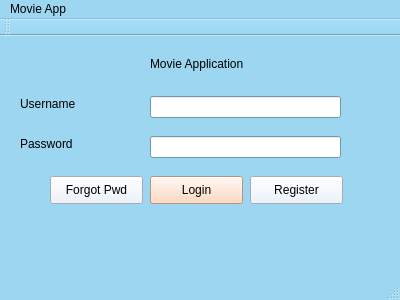
<?xml version="1.0" encoding="UTF-8"?>
<ui version="4.0">
 <class>MainWindow</class>
 <widget class="QMainWindow" name="MainWindow">
  <property name="geometry">
   <rect>
    <x>0</x>
    <y>0</y>
    <width>400</width>
    <height>300</height>
   </rect>
  </property>
  <property name="palette">
   <palette>
    <active>
     <colorrole role="WindowText">
      <brush brushstyle="SolidPattern">
       <color alpha="255">
        <red>0</red>
        <green>0</green>
        <blue>0</blue>
       </color>
      </brush>
     </colorrole>
     <colorrole role="Button">
      <brush brushstyle="SolidPattern">
       <color alpha="255">
        <red>157</red>
        <green>214</green>
        <blue>240</blue>
       </color>
      </brush>
     </colorrole>
     <colorrole role="Light">
      <brush brushstyle="SolidPattern">
       <color alpha="255">
        <red>255</red>
        <green>255</green>
        <blue>255</blue>
       </color>
      </brush>
     </colorrole>
     <colorrole role="Midlight">
      <brush brushstyle="SolidPattern">
       <color alpha="255">
        <red>206</red>
        <green>234</green>
        <blue>247</blue>
       </color>
      </brush>
     </colorrole>
     <colorrole role="Dark">
      <brush brushstyle="SolidPattern">
       <color alpha="255">
        <red>78</red>
        <green>107</green>
        <blue>120</blue>
       </color>
      </brush>
     </colorrole>
     <colorrole role="Mid">
      <brush brushstyle="SolidPattern">
       <color alpha="255">
        <red>105</red>
        <green>143</green>
        <blue>160</blue>
       </color>
      </brush>
     </colorrole>
     <colorrole role="Text">
      <brush brushstyle="SolidPattern">
       <color alpha="255">
        <red>0</red>
        <green>0</green>
        <blue>0</blue>
       </color>
      </brush>
     </colorrole>
     <colorrole role="BrightText">
      <brush brushstyle="SolidPattern">
       <color alpha="255">
        <red>255</red>
        <green>255</green>
        <blue>255</blue>
       </color>
      </brush>
     </colorrole>
     <colorrole role="ButtonText">
      <brush brushstyle="SolidPattern">
       <color alpha="255">
        <red>0</red>
        <green>0</green>
        <blue>0</blue>
       </color>
      </brush>
     </colorrole>
     <colorrole role="Base">
      <brush brushstyle="SolidPattern">
       <color alpha="255">
        <red>255</red>
        <green>255</green>
        <blue>255</blue>
       </color>
      </brush>
     </colorrole>
     <colorrole role="Window">
      <brush brushstyle="SolidPattern">
       <color alpha="255">
        <red>157</red>
        <green>214</green>
        <blue>240</blue>
       </color>
      </brush>
     </colorrole>
     <colorrole role="Shadow">
      <brush brushstyle="SolidPattern">
       <color alpha="255">
        <red>0</red>
        <green>0</green>
        <blue>0</blue>
       </color>
      </brush>
     </colorrole>
     <colorrole role="AlternateBase">
      <brush brushstyle="SolidPattern">
       <color alpha="255">
        <red>206</red>
        <green>234</green>
        <blue>247</blue>
       </color>
      </brush>
     </colorrole>
     <colorrole role="ToolTipBase">
      <brush brushstyle="SolidPattern">
       <color alpha="255">
        <red>255</red>
        <green>255</green>
        <blue>220</blue>
       </color>
      </brush>
     </colorrole>
     <colorrole role="ToolTipText">
      <brush brushstyle="SolidPattern">
       <color alpha="255">
        <red>0</red>
        <green>0</green>
        <blue>0</blue>
       </color>
      </brush>
     </colorrole>
    </active>
    <inactive>
     <colorrole role="WindowText">
      <brush brushstyle="SolidPattern">
       <color alpha="255">
        <red>0</red>
        <green>0</green>
        <blue>0</blue>
       </color>
      </brush>
     </colorrole>
     <colorrole role="Button">
      <brush brushstyle="SolidPattern">
       <color alpha="255">
        <red>157</red>
        <green>214</green>
        <blue>240</blue>
       </color>
      </brush>
     </colorrole>
     <colorrole role="Light">
      <brush brushstyle="SolidPattern">
       <color alpha="255">
        <red>255</red>
        <green>255</green>
        <blue>255</blue>
       </color>
      </brush>
     </colorrole>
     <colorrole role="Midlight">
      <brush brushstyle="SolidPattern">
       <color alpha="255">
        <red>206</red>
        <green>234</green>
        <blue>247</blue>
       </color>
      </brush>
     </colorrole>
     <colorrole role="Dark">
      <brush brushstyle="SolidPattern">
       <color alpha="255">
        <red>78</red>
        <green>107</green>
        <blue>120</blue>
       </color>
      </brush>
     </colorrole>
     <colorrole role="Mid">
      <brush brushstyle="SolidPattern">
       <color alpha="255">
        <red>105</red>
        <green>143</green>
        <blue>160</blue>
       </color>
      </brush>
     </colorrole>
     <colorrole role="Text">
      <brush brushstyle="SolidPattern">
       <color alpha="255">
        <red>0</red>
        <green>0</green>
        <blue>0</blue>
       </color>
      </brush>
     </colorrole>
     <colorrole role="BrightText">
      <brush brushstyle="SolidPattern">
       <color alpha="255">
        <red>255</red>
        <green>255</green>
        <blue>255</blue>
       </color>
      </brush>
     </colorrole>
     <colorrole role="ButtonText">
      <brush brushstyle="SolidPattern">
       <color alpha="255">
        <red>0</red>
        <green>0</green>
        <blue>0</blue>
       </color>
      </brush>
     </colorrole>
     <colorrole role="Base">
      <brush brushstyle="SolidPattern">
       <color alpha="255">
        <red>255</red>
        <green>255</green>
        <blue>255</blue>
       </color>
      </brush>
     </colorrole>
     <colorrole role="Window">
      <brush brushstyle="SolidPattern">
       <color alpha="255">
        <red>157</red>
        <green>214</green>
        <blue>240</blue>
       </color>
      </brush>
     </colorrole>
     <colorrole role="Shadow">
      <brush brushstyle="SolidPattern">
       <color alpha="255">
        <red>0</red>
        <green>0</green>
        <blue>0</blue>
       </color>
      </brush>
     </colorrole>
     <colorrole role="AlternateBase">
      <brush brushstyle="SolidPattern">
       <color alpha="255">
        <red>206</red>
        <green>234</green>
        <blue>247</blue>
       </color>
      </brush>
     </colorrole>
     <colorrole role="ToolTipBase">
      <brush brushstyle="SolidPattern">
       <color alpha="255">
        <red>255</red>
        <green>255</green>
        <blue>220</blue>
       </color>
      </brush>
     </colorrole>
     <colorrole role="ToolTipText">
      <brush brushstyle="SolidPattern">
       <color alpha="255">
        <red>0</red>
        <green>0</green>
        <blue>0</blue>
       </color>
      </brush>
     </colorrole>
    </inactive>
    <disabled>
     <colorrole role="WindowText">
      <brush brushstyle="SolidPattern">
       <color alpha="255">
        <red>78</red>
        <green>107</green>
        <blue>120</blue>
       </color>
      </brush>
     </colorrole>
     <colorrole role="Button">
      <brush brushstyle="SolidPattern">
       <color alpha="255">
        <red>157</red>
        <green>214</green>
        <blue>240</blue>
       </color>
      </brush>
     </colorrole>
     <colorrole role="Light">
      <brush brushstyle="SolidPattern">
       <color alpha="255">
        <red>255</red>
        <green>255</green>
        <blue>255</blue>
       </color>
      </brush>
     </colorrole>
     <colorrole role="Midlight">
      <brush brushstyle="SolidPattern">
       <color alpha="255">
        <red>206</red>
        <green>234</green>
        <blue>247</blue>
       </color>
      </brush>
     </colorrole>
     <colorrole role="Dark">
      <brush brushstyle="SolidPattern">
       <color alpha="255">
        <red>78</red>
        <green>107</green>
        <blue>120</blue>
       </color>
      </brush>
     </colorrole>
     <colorrole role="Mid">
      <brush brushstyle="SolidPattern">
       <color alpha="255">
        <red>105</red>
        <green>143</green>
        <blue>160</blue>
       </color>
      </brush>
     </colorrole>
     <colorrole role="Text">
      <brush brushstyle="SolidPattern">
       <color alpha="255">
        <red>78</red>
        <green>107</green>
        <blue>120</blue>
       </color>
      </brush>
     </colorrole>
     <colorrole role="BrightText">
      <brush brushstyle="SolidPattern">
       <color alpha="255">
        <red>255</red>
        <green>255</green>
        <blue>255</blue>
       </color>
      </brush>
     </colorrole>
     <colorrole role="ButtonText">
      <brush brushstyle="SolidPattern">
       <color alpha="255">
        <red>78</red>
        <green>107</green>
        <blue>120</blue>
       </color>
      </brush>
     </colorrole>
     <colorrole role="Base">
      <brush brushstyle="SolidPattern">
       <color alpha="255">
        <red>157</red>
        <green>214</green>
        <blue>240</blue>
       </color>
      </brush>
     </colorrole>
     <colorrole role="Window">
      <brush brushstyle="SolidPattern">
       <color alpha="255">
        <red>157</red>
        <green>214</green>
        <blue>240</blue>
       </color>
      </brush>
     </colorrole>
     <colorrole role="Shadow">
      <brush brushstyle="SolidPattern">
       <color alpha="255">
        <red>0</red>
        <green>0</green>
        <blue>0</blue>
       </color>
      </brush>
     </colorrole>
     <colorrole role="AlternateBase">
      <brush brushstyle="SolidPattern">
       <color alpha="255">
        <red>157</red>
        <green>214</green>
        <blue>240</blue>
       </color>
      </brush>
     </colorrole>
     <colorrole role="ToolTipBase">
      <brush brushstyle="SolidPattern">
       <color alpha="255">
        <red>255</red>
        <green>255</green>
        <blue>220</blue>
       </color>
      </brush>
     </colorrole>
     <colorrole role="ToolTipText">
      <brush brushstyle="SolidPattern">
       <color alpha="255">
        <red>0</red>
        <green>0</green>
        <blue>0</blue>
       </color>
      </brush>
     </colorrole>
    </disabled>
   </palette>
  </property>
  <property name="windowTitle">
   <string>MainWindow</string>
  </property>
  <widget class="QWidget" name="centralWidget">
   <widget class="QLineEdit" name="username">
    <property name="geometry">
     <rect>
      <x>150</x>
      <y>60</y>
      <width>191</width>
      <height>22</height>
     </rect>
    </property>
   </widget>
   <widget class="QPushButton" name="btnRegister">
    <property name="geometry">
     <rect>
      <x>250</x>
      <y>140</y>
      <width>93</width>
      <height>28</height>
     </rect>
    </property>
    <property name="palette">
     <palette>
      <active>
       <colorrole role="WindowText">
        <brush brushstyle="SolidPattern">
         <color alpha="255">
          <red>0</red>
          <green>0</green>
          <blue>0</blue>
         </color>
        </brush>
       </colorrole>
       <colorrole role="Button">
        <brush brushstyle="SolidPattern">
         <color alpha="255">
          <red>233</red>
          <green>241</green>
          <blue>255</blue>
         </color>
        </brush>
       </colorrole>
       <colorrole role="Light">
        <brush brushstyle="SolidPattern">
         <color alpha="255">
          <red>255</red>
          <green>255</green>
          <blue>255</blue>
         </color>
        </brush>
       </colorrole>
       <colorrole role="Midlight">
        <brush brushstyle="SolidPattern">
         <color alpha="255">
          <red>244</red>
          <green>248</green>
          <blue>255</blue>
         </color>
        </brush>
       </colorrole>
       <colorrole role="Dark">
        <brush brushstyle="SolidPattern">
         <color alpha="255">
          <red>116</red>
          <green>120</green>
          <blue>127</blue>
         </color>
        </brush>
       </colorrole>
       <colorrole role="Mid">
        <brush brushstyle="SolidPattern">
         <color alpha="255">
          <red>155</red>
          <green>161</green>
          <blue>170</blue>
         </color>
        </brush>
       </colorrole>
       <colorrole role="Text">
        <brush brushstyle="SolidPattern">
         <color alpha="255">
          <red>0</red>
          <green>0</green>
          <blue>0</blue>
         </color>
        </brush>
       </colorrole>
       <colorrole role="BrightText">
        <brush brushstyle="SolidPattern">
         <color alpha="255">
          <red>255</red>
          <green>255</green>
          <blue>255</blue>
         </color>
        </brush>
       </colorrole>
       <colorrole role="ButtonText">
        <brush brushstyle="SolidPattern">
         <color alpha="255">
          <red>0</red>
          <green>0</green>
          <blue>0</blue>
         </color>
        </brush>
       </colorrole>
       <colorrole role="Base">
        <brush brushstyle="SolidPattern">
         <color alpha="255">
          <red>255</red>
          <green>255</green>
          <blue>255</blue>
         </color>
        </brush>
       </colorrole>
       <colorrole role="Window">
        <brush brushstyle="SolidPattern">
         <color alpha="255">
          <red>233</red>
          <green>241</green>
          <blue>255</blue>
         </color>
        </brush>
       </colorrole>
       <colorrole role="Shadow">
        <brush brushstyle="SolidPattern">
         <color alpha="255">
          <red>0</red>
          <green>0</green>
          <blue>0</blue>
         </color>
        </brush>
       </colorrole>
       <colorrole role="AlternateBase">
        <brush brushstyle="SolidPattern">
         <color alpha="255">
          <red>244</red>
          <green>248</green>
          <blue>255</blue>
         </color>
        </brush>
       </colorrole>
       <colorrole role="ToolTipBase">
        <brush brushstyle="SolidPattern">
         <color alpha="255">
          <red>255</red>
          <green>255</green>
          <blue>220</blue>
         </color>
        </brush>
       </colorrole>
       <colorrole role="ToolTipText">
        <brush brushstyle="SolidPattern">
         <color alpha="255">
          <red>0</red>
          <green>0</green>
          <blue>0</blue>
         </color>
        </brush>
       </colorrole>
      </active>
      <inactive>
       <colorrole role="WindowText">
        <brush brushstyle="SolidPattern">
         <color alpha="255">
          <red>0</red>
          <green>0</green>
          <blue>0</blue>
         </color>
        </brush>
       </colorrole>
       <colorrole role="Button">
        <brush brushstyle="SolidPattern">
         <color alpha="255">
          <red>233</red>
          <green>241</green>
          <blue>255</blue>
         </color>
        </brush>
       </colorrole>
       <colorrole role="Light">
        <brush brushstyle="SolidPattern">
         <color alpha="255">
          <red>255</red>
          <green>255</green>
          <blue>255</blue>
         </color>
        </brush>
       </colorrole>
       <colorrole role="Midlight">
        <brush brushstyle="SolidPattern">
         <color alpha="255">
          <red>244</red>
          <green>248</green>
          <blue>255</blue>
         </color>
        </brush>
       </colorrole>
       <colorrole role="Dark">
        <brush brushstyle="SolidPattern">
         <color alpha="255">
          <red>116</red>
          <green>120</green>
          <blue>127</blue>
         </color>
        </brush>
       </colorrole>
       <colorrole role="Mid">
        <brush brushstyle="SolidPattern">
         <color alpha="255">
          <red>155</red>
          <green>161</green>
          <blue>170</blue>
         </color>
        </brush>
       </colorrole>
       <colorrole role="Text">
        <brush brushstyle="SolidPattern">
         <color alpha="255">
          <red>0</red>
          <green>0</green>
          <blue>0</blue>
         </color>
        </brush>
       </colorrole>
       <colorrole role="BrightText">
        <brush brushstyle="SolidPattern">
         <color alpha="255">
          <red>255</red>
          <green>255</green>
          <blue>255</blue>
         </color>
        </brush>
       </colorrole>
       <colorrole role="ButtonText">
        <brush brushstyle="SolidPattern">
         <color alpha="255">
          <red>0</red>
          <green>0</green>
          <blue>0</blue>
         </color>
        </brush>
       </colorrole>
       <colorrole role="Base">
        <brush brushstyle="SolidPattern">
         <color alpha="255">
          <red>255</red>
          <green>255</green>
          <blue>255</blue>
         </color>
        </brush>
       </colorrole>
       <colorrole role="Window">
        <brush brushstyle="SolidPattern">
         <color alpha="255">
          <red>233</red>
          <green>241</green>
          <blue>255</blue>
         </color>
        </brush>
       </colorrole>
       <colorrole role="Shadow">
        <brush brushstyle="SolidPattern">
         <color alpha="255">
          <red>0</red>
          <green>0</green>
          <blue>0</blue>
         </color>
        </brush>
       </colorrole>
       <colorrole role="AlternateBase">
        <brush brushstyle="SolidPattern">
         <color alpha="255">
          <red>244</red>
          <green>248</green>
          <blue>255</blue>
         </color>
        </brush>
       </colorrole>
       <colorrole role="ToolTipBase">
        <brush brushstyle="SolidPattern">
         <color alpha="255">
          <red>255</red>
          <green>255</green>
          <blue>220</blue>
         </color>
        </brush>
       </colorrole>
       <colorrole role="ToolTipText">
        <brush brushstyle="SolidPattern">
         <color alpha="255">
          <red>0</red>
          <green>0</green>
          <blue>0</blue>
         </color>
        </brush>
       </colorrole>
      </inactive>
      <disabled>
       <colorrole role="WindowText">
        <brush brushstyle="SolidPattern">
         <color alpha="255">
          <red>116</red>
          <green>120</green>
          <blue>127</blue>
         </color>
        </brush>
       </colorrole>
       <colorrole role="Button">
        <brush brushstyle="SolidPattern">
         <color alpha="255">
          <red>233</red>
          <green>241</green>
          <blue>255</blue>
         </color>
        </brush>
       </colorrole>
       <colorrole role="Light">
        <brush brushstyle="SolidPattern">
         <color alpha="255">
          <red>255</red>
          <green>255</green>
          <blue>255</blue>
         </color>
        </brush>
       </colorrole>
       <colorrole role="Midlight">
        <brush brushstyle="SolidPattern">
         <color alpha="255">
          <red>244</red>
          <green>248</green>
          <blue>255</blue>
         </color>
        </brush>
       </colorrole>
       <colorrole role="Dark">
        <brush brushstyle="SolidPattern">
         <color alpha="255">
          <red>116</red>
          <green>120</green>
          <blue>127</blue>
         </color>
        </brush>
       </colorrole>
       <colorrole role="Mid">
        <brush brushstyle="SolidPattern">
         <color alpha="255">
          <red>155</red>
          <green>161</green>
          <blue>170</blue>
         </color>
        </brush>
       </colorrole>
       <colorrole role="Text">
        <brush brushstyle="SolidPattern">
         <color alpha="255">
          <red>116</red>
          <green>120</green>
          <blue>127</blue>
         </color>
        </brush>
       </colorrole>
       <colorrole role="BrightText">
        <brush brushstyle="SolidPattern">
         <color alpha="255">
          <red>255</red>
          <green>255</green>
          <blue>255</blue>
         </color>
        </brush>
       </colorrole>
       <colorrole role="ButtonText">
        <brush brushstyle="SolidPattern">
         <color alpha="255">
          <red>116</red>
          <green>120</green>
          <blue>127</blue>
         </color>
        </brush>
       </colorrole>
       <colorrole role="Base">
        <brush brushstyle="SolidPattern">
         <color alpha="255">
          <red>233</red>
          <green>241</green>
          <blue>255</blue>
         </color>
        </brush>
       </colorrole>
       <colorrole role="Window">
        <brush brushstyle="SolidPattern">
         <color alpha="255">
          <red>233</red>
          <green>241</green>
          <blue>255</blue>
         </color>
        </brush>
       </colorrole>
       <colorrole role="Shadow">
        <brush brushstyle="SolidPattern">
         <color alpha="255">
          <red>0</red>
          <green>0</green>
          <blue>0</blue>
         </color>
        </brush>
       </colorrole>
       <colorrole role="AlternateBase">
        <brush brushstyle="SolidPattern">
         <color alpha="255">
          <red>233</red>
          <green>241</green>
          <blue>255</blue>
         </color>
        </brush>
       </colorrole>
       <colorrole role="ToolTipBase">
        <brush brushstyle="SolidPattern">
         <color alpha="255">
          <red>255</red>
          <green>255</green>
          <blue>220</blue>
         </color>
        </brush>
       </colorrole>
       <colorrole role="ToolTipText">
        <brush brushstyle="SolidPattern">
         <color alpha="255">
          <red>0</red>
          <green>0</green>
          <blue>0</blue>
         </color>
        </brush>
       </colorrole>
      </disabled>
     </palette>
    </property>
    <property name="text">
     <string>Register</string>
    </property>
   </widget>
   <widget class="QLabel" name="label_2">
    <property name="geometry">
     <rect>
      <x>20</x>
      <y>60</y>
      <width>101</width>
      <height>16</height>
     </rect>
    </property>
    <property name="text">
     <string>Username</string>
    </property>
   </widget>
   <widget class="QLabel" name="label_3">
    <property name="geometry">
     <rect>
      <x>20</x>
      <y>100</y>
      <width>111</width>
      <height>16</height>
     </rect>
    </property>
    <property name="text">
     <string>Password</string>
    </property>
   </widget>
   <widget class="QLineEdit" name="password">
    <property name="geometry">
     <rect>
      <x>150</x>
      <y>100</y>
      <width>191</width>
      <height>22</height>
     </rect>
    </property>
   </widget>
   <widget class="QPushButton" name="edtFpwd">
    <property name="geometry">
     <rect>
      <x>50</x>
      <y>140</y>
      <width>93</width>
      <height>28</height>
     </rect>
    </property>
    <property name="palette">
     <palette>
      <active>
       <colorrole role="WindowText">
        <brush brushstyle="SolidPattern">
         <color alpha="255">
          <red>0</red>
          <green>0</green>
          <blue>0</blue>
         </color>
        </brush>
       </colorrole>
       <colorrole role="Button">
        <brush brushstyle="SolidPattern">
         <color alpha="255">
          <red>233</red>
          <green>241</green>
          <blue>255</blue>
         </color>
        </brush>
       </colorrole>
       <colorrole role="Light">
        <brush brushstyle="SolidPattern">
         <color alpha="255">
          <red>255</red>
          <green>255</green>
          <blue>255</blue>
         </color>
        </brush>
       </colorrole>
       <colorrole role="Midlight">
        <brush brushstyle="SolidPattern">
         <color alpha="255">
          <red>244</red>
          <green>248</green>
          <blue>255</blue>
         </color>
        </brush>
       </colorrole>
       <colorrole role="Dark">
        <brush brushstyle="SolidPattern">
         <color alpha="255">
          <red>116</red>
          <green>120</green>
          <blue>127</blue>
         </color>
        </brush>
       </colorrole>
       <colorrole role="Mid">
        <brush brushstyle="SolidPattern">
         <color alpha="255">
          <red>155</red>
          <green>161</green>
          <blue>170</blue>
         </color>
        </brush>
       </colorrole>
       <colorrole role="Text">
        <brush brushstyle="SolidPattern">
         <color alpha="255">
          <red>0</red>
          <green>0</green>
          <blue>0</blue>
         </color>
        </brush>
       </colorrole>
       <colorrole role="BrightText">
        <brush brushstyle="SolidPattern">
         <color alpha="255">
          <red>255</red>
          <green>255</green>
          <blue>255</blue>
         </color>
        </brush>
       </colorrole>
       <colorrole role="ButtonText">
        <brush brushstyle="SolidPattern">
         <color alpha="255">
          <red>0</red>
          <green>0</green>
          <blue>0</blue>
         </color>
        </brush>
       </colorrole>
       <colorrole role="Base">
        <brush brushstyle="SolidPattern">
         <color alpha="255">
          <red>255</red>
          <green>255</green>
          <blue>255</blue>
         </color>
        </brush>
       </colorrole>
       <colorrole role="Window">
        <brush brushstyle="SolidPattern">
         <color alpha="255">
          <red>233</red>
          <green>241</green>
          <blue>255</blue>
         </color>
        </brush>
       </colorrole>
       <colorrole role="Shadow">
        <brush brushstyle="SolidPattern">
         <color alpha="255">
          <red>0</red>
          <green>0</green>
          <blue>0</blue>
         </color>
        </brush>
       </colorrole>
       <colorrole role="AlternateBase">
        <brush brushstyle="SolidPattern">
         <color alpha="255">
          <red>244</red>
          <green>248</green>
          <blue>255</blue>
         </color>
        </brush>
       </colorrole>
       <colorrole role="ToolTipBase">
        <brush brushstyle="SolidPattern">
         <color alpha="255">
          <red>255</red>
          <green>255</green>
          <blue>220</blue>
         </color>
        </brush>
       </colorrole>
       <colorrole role="ToolTipText">
        <brush brushstyle="SolidPattern">
         <color alpha="255">
          <red>0</red>
          <green>0</green>
          <blue>0</blue>
         </color>
        </brush>
       </colorrole>
      </active>
      <inactive>
       <colorrole role="WindowText">
        <brush brushstyle="SolidPattern">
         <color alpha="255">
          <red>0</red>
          <green>0</green>
          <blue>0</blue>
         </color>
        </brush>
       </colorrole>
       <colorrole role="Button">
        <brush brushstyle="SolidPattern">
         <color alpha="255">
          <red>233</red>
          <green>241</green>
          <blue>255</blue>
         </color>
        </brush>
       </colorrole>
       <colorrole role="Light">
        <brush brushstyle="SolidPattern">
         <color alpha="255">
          <red>255</red>
          <green>255</green>
          <blue>255</blue>
         </color>
        </brush>
       </colorrole>
       <colorrole role="Midlight">
        <brush brushstyle="SolidPattern">
         <color alpha="255">
          <red>244</red>
          <green>248</green>
          <blue>255</blue>
         </color>
        </brush>
       </colorrole>
       <colorrole role="Dark">
        <brush brushstyle="SolidPattern">
         <color alpha="255">
          <red>116</red>
          <green>120</green>
          <blue>127</blue>
         </color>
        </brush>
       </colorrole>
       <colorrole role="Mid">
        <brush brushstyle="SolidPattern">
         <color alpha="255">
          <red>155</red>
          <green>161</green>
          <blue>170</blue>
         </color>
        </brush>
       </colorrole>
       <colorrole role="Text">
        <brush brushstyle="SolidPattern">
         <color alpha="255">
          <red>0</red>
          <green>0</green>
          <blue>0</blue>
         </color>
        </brush>
       </colorrole>
       <colorrole role="BrightText">
        <brush brushstyle="SolidPattern">
         <color alpha="255">
          <red>255</red>
          <green>255</green>
          <blue>255</blue>
         </color>
        </brush>
       </colorrole>
       <colorrole role="ButtonText">
        <brush brushstyle="SolidPattern">
         <color alpha="255">
          <red>0</red>
          <green>0</green>
          <blue>0</blue>
         </color>
        </brush>
       </colorrole>
       <colorrole role="Base">
        <brush brushstyle="SolidPattern">
         <color alpha="255">
          <red>255</red>
          <green>255</green>
          <blue>255</blue>
         </color>
        </brush>
       </colorrole>
       <colorrole role="Window">
        <brush brushstyle="SolidPattern">
         <color alpha="255">
          <red>233</red>
          <green>241</green>
          <blue>255</blue>
         </color>
        </brush>
       </colorrole>
       <colorrole role="Shadow">
        <brush brushstyle="SolidPattern">
         <color alpha="255">
          <red>0</red>
          <green>0</green>
          <blue>0</blue>
         </color>
        </brush>
       </colorrole>
       <colorrole role="AlternateBase">
        <brush brushstyle="SolidPattern">
         <color alpha="255">
          <red>244</red>
          <green>248</green>
          <blue>255</blue>
         </color>
        </brush>
       </colorrole>
       <colorrole role="ToolTipBase">
        <brush brushstyle="SolidPattern">
         <color alpha="255">
          <red>255</red>
          <green>255</green>
          <blue>220</blue>
         </color>
        </brush>
       </colorrole>
       <colorrole role="ToolTipText">
        <brush brushstyle="SolidPattern">
         <color alpha="255">
          <red>0</red>
          <green>0</green>
          <blue>0</blue>
         </color>
        </brush>
       </colorrole>
      </inactive>
      <disabled>
       <colorrole role="WindowText">
        <brush brushstyle="SolidPattern">
         <color alpha="255">
          <red>116</red>
          <green>120</green>
          <blue>127</blue>
         </color>
        </brush>
       </colorrole>
       <colorrole role="Button">
        <brush brushstyle="SolidPattern">
         <color alpha="255">
          <red>233</red>
          <green>241</green>
          <blue>255</blue>
         </color>
        </brush>
       </colorrole>
       <colorrole role="Light">
        <brush brushstyle="SolidPattern">
         <color alpha="255">
          <red>255</red>
          <green>255</green>
          <blue>255</blue>
         </color>
        </brush>
       </colorrole>
       <colorrole role="Midlight">
        <brush brushstyle="SolidPattern">
         <color alpha="255">
          <red>244</red>
          <green>248</green>
          <blue>255</blue>
         </color>
        </brush>
       </colorrole>
       <colorrole role="Dark">
        <brush brushstyle="SolidPattern">
         <color alpha="255">
          <red>116</red>
          <green>120</green>
          <blue>127</blue>
         </color>
        </brush>
       </colorrole>
       <colorrole role="Mid">
        <brush brushstyle="SolidPattern">
         <color alpha="255">
          <red>155</red>
          <green>161</green>
          <blue>170</blue>
         </color>
        </brush>
       </colorrole>
       <colorrole role="Text">
        <brush brushstyle="SolidPattern">
         <color alpha="255">
          <red>116</red>
          <green>120</green>
          <blue>127</blue>
         </color>
        </brush>
       </colorrole>
       <colorrole role="BrightText">
        <brush brushstyle="SolidPattern">
         <color alpha="255">
          <red>255</red>
          <green>255</green>
          <blue>255</blue>
         </color>
        </brush>
       </colorrole>
       <colorrole role="ButtonText">
        <brush brushstyle="SolidPattern">
         <color alpha="255">
          <red>116</red>
          <green>120</green>
          <blue>127</blue>
         </color>
        </brush>
       </colorrole>
       <colorrole role="Base">
        <brush brushstyle="SolidPattern">
         <color alpha="255">
          <red>233</red>
          <green>241</green>
          <blue>255</blue>
         </color>
        </brush>
       </colorrole>
       <colorrole role="Window">
        <brush brushstyle="SolidPattern">
         <color alpha="255">
          <red>233</red>
          <green>241</green>
          <blue>255</blue>
         </color>
        </brush>
       </colorrole>
       <colorrole role="Shadow">
        <brush brushstyle="SolidPattern">
         <color alpha="255">
          <red>0</red>
          <green>0</green>
          <blue>0</blue>
         </color>
        </brush>
       </colorrole>
       <colorrole role="AlternateBase">
        <brush brushstyle="SolidPattern">
         <color alpha="255">
          <red>233</red>
          <green>241</green>
          <blue>255</blue>
         </color>
        </brush>
       </colorrole>
       <colorrole role="ToolTipBase">
        <brush brushstyle="SolidPattern">
         <color alpha="255">
          <red>255</red>
          <green>255</green>
          <blue>220</blue>
         </color>
        </brush>
       </colorrole>
       <colorrole role="ToolTipText">
        <brush brushstyle="SolidPattern">
         <color alpha="255">
          <red>0</red>
          <green>0</green>
          <blue>0</blue>
         </color>
        </brush>
       </colorrole>
      </disabled>
     </palette>
    </property>
    <property name="text">
     <string>Forgot Pwd</string>
    </property>
   </widget>
   <widget class="QPushButton" name="pushButton">
    <property name="geometry">
     <rect>
      <x>150</x>
      <y>140</y>
      <width>93</width>
      <height>28</height>
     </rect>
    </property>
    <property name="palette">
     <palette>
      <active>
       <colorrole role="WindowText">
        <brush brushstyle="SolidPattern">
         <color alpha="255">
          <red>0</red>
          <green>0</green>
          <blue>0</blue>
         </color>
        </brush>
       </colorrole>
       <colorrole role="Button">
        <brush brushstyle="SolidPattern">
         <color alpha="255">
          <red>255</red>
          <green>207</green>
          <blue>175</blue>
         </color>
        </brush>
       </colorrole>
       <colorrole role="Light">
        <brush brushstyle="SolidPattern">
         <color alpha="255">
          <red>255</red>
          <green>255</green>
          <blue>255</blue>
         </color>
        </brush>
       </colorrole>
       <colorrole role="Midlight">
        <brush brushstyle="SolidPattern">
         <color alpha="255">
          <red>244</red>
          <green>248</green>
          <blue>255</blue>
         </color>
        </brush>
       </colorrole>
       <colorrole role="Dark">
        <brush brushstyle="SolidPattern">
         <color alpha="255">
          <red>116</red>
          <green>120</green>
          <blue>127</blue>
         </color>
        </brush>
       </colorrole>
       <colorrole role="Mid">
        <brush brushstyle="SolidPattern">
         <color alpha="255">
          <red>155</red>
          <green>161</green>
          <blue>170</blue>
         </color>
        </brush>
       </colorrole>
       <colorrole role="Text">
        <brush brushstyle="SolidPattern">
         <color alpha="255">
          <red>0</red>
          <green>0</green>
          <blue>0</blue>
         </color>
        </brush>
       </colorrole>
       <colorrole role="BrightText">
        <brush brushstyle="SolidPattern">
         <color alpha="255">
          <red>255</red>
          <green>255</green>
          <blue>255</blue>
         </color>
        </brush>
       </colorrole>
       <colorrole role="ButtonText">
        <brush brushstyle="SolidPattern">
         <color alpha="255">
          <red>0</red>
          <green>0</green>
          <blue>0</blue>
         </color>
        </brush>
       </colorrole>
       <colorrole role="Base">
        <brush brushstyle="SolidPattern">
         <color alpha="255">
          <red>255</red>
          <green>207</green>
          <blue>175</blue>
         </color>
        </brush>
       </colorrole>
       <colorrole role="Window">
        <brush brushstyle="SolidPattern">
         <color alpha="255">
          <red>255</red>
          <green>207</green>
          <blue>175</blue>
         </color>
        </brush>
       </colorrole>
       <colorrole role="Shadow">
        <brush brushstyle="SolidPattern">
         <color alpha="255">
          <red>0</red>
          <green>0</green>
          <blue>0</blue>
         </color>
        </brush>
       </colorrole>
       <colorrole role="AlternateBase">
        <brush brushstyle="SolidPattern">
         <color alpha="255">
          <red>244</red>
          <green>248</green>
          <blue>255</blue>
         </color>
        </brush>
       </colorrole>
       <colorrole role="ToolTipBase">
        <brush brushstyle="SolidPattern">
         <color alpha="255">
          <red>255</red>
          <green>255</green>
          <blue>220</blue>
         </color>
        </brush>
       </colorrole>
       <colorrole role="ToolTipText">
        <brush brushstyle="SolidPattern">
         <color alpha="255">
          <red>0</red>
          <green>0</green>
          <blue>0</blue>
         </color>
        </brush>
       </colorrole>
      </active>
      <inactive>
       <colorrole role="WindowText">
        <brush brushstyle="SolidPattern">
         <color alpha="255">
          <red>0</red>
          <green>0</green>
          <blue>0</blue>
         </color>
        </brush>
       </colorrole>
       <colorrole role="Button">
        <brush brushstyle="SolidPattern">
         <color alpha="255">
          <red>255</red>
          <green>207</green>
          <blue>175</blue>
         </color>
        </brush>
       </colorrole>
       <colorrole role="Light">
        <brush brushstyle="SolidPattern">
         <color alpha="255">
          <red>255</red>
          <green>255</green>
          <blue>255</blue>
         </color>
        </brush>
       </colorrole>
       <colorrole role="Midlight">
        <brush brushstyle="SolidPattern">
         <color alpha="255">
          <red>244</red>
          <green>248</green>
          <blue>255</blue>
         </color>
        </brush>
       </colorrole>
       <colorrole role="Dark">
        <brush brushstyle="SolidPattern">
         <color alpha="255">
          <red>116</red>
          <green>120</green>
          <blue>127</blue>
         </color>
        </brush>
       </colorrole>
       <colorrole role="Mid">
        <brush brushstyle="SolidPattern">
         <color alpha="255">
          <red>155</red>
          <green>161</green>
          <blue>170</blue>
         </color>
        </brush>
       </colorrole>
       <colorrole role="Text">
        <brush brushstyle="SolidPattern">
         <color alpha="255">
          <red>0</red>
          <green>0</green>
          <blue>0</blue>
         </color>
        </brush>
       </colorrole>
       <colorrole role="BrightText">
        <brush brushstyle="SolidPattern">
         <color alpha="255">
          <red>255</red>
          <green>255</green>
          <blue>255</blue>
         </color>
        </brush>
       </colorrole>
       <colorrole role="ButtonText">
        <brush brushstyle="SolidPattern">
         <color alpha="255">
          <red>0</red>
          <green>0</green>
          <blue>0</blue>
         </color>
        </brush>
       </colorrole>
       <colorrole role="Base">
        <brush brushstyle="SolidPattern">
         <color alpha="255">
          <red>255</red>
          <green>207</green>
          <blue>175</blue>
         </color>
        </brush>
       </colorrole>
       <colorrole role="Window">
        <brush brushstyle="SolidPattern">
         <color alpha="255">
          <red>255</red>
          <green>207</green>
          <blue>175</blue>
         </color>
        </brush>
       </colorrole>
       <colorrole role="Shadow">
        <brush brushstyle="SolidPattern">
         <color alpha="255">
          <red>0</red>
          <green>0</green>
          <blue>0</blue>
         </color>
        </brush>
       </colorrole>
       <colorrole role="AlternateBase">
        <brush brushstyle="SolidPattern">
         <color alpha="255">
          <red>244</red>
          <green>248</green>
          <blue>255</blue>
         </color>
        </brush>
       </colorrole>
       <colorrole role="ToolTipBase">
        <brush brushstyle="SolidPattern">
         <color alpha="255">
          <red>255</red>
          <green>255</green>
          <blue>220</blue>
         </color>
        </brush>
       </colorrole>
       <colorrole role="ToolTipText">
        <brush brushstyle="SolidPattern">
         <color alpha="255">
          <red>0</red>
          <green>0</green>
          <blue>0</blue>
         </color>
        </brush>
       </colorrole>
      </inactive>
      <disabled>
       <colorrole role="WindowText">
        <brush brushstyle="SolidPattern">
         <color alpha="255">
          <red>116</red>
          <green>120</green>
          <blue>127</blue>
         </color>
        </brush>
       </colorrole>
       <colorrole role="Button">
        <brush brushstyle="SolidPattern">
         <color alpha="255">
          <red>255</red>
          <green>207</green>
          <blue>175</blue>
         </color>
        </brush>
       </colorrole>
       <colorrole role="Light">
        <brush brushstyle="SolidPattern">
         <color alpha="255">
          <red>255</red>
          <green>255</green>
          <blue>255</blue>
         </color>
        </brush>
       </colorrole>
       <colorrole role="Midlight">
        <brush brushstyle="SolidPattern">
         <color alpha="255">
          <red>244</red>
          <green>248</green>
          <blue>255</blue>
         </color>
        </brush>
       </colorrole>
       <colorrole role="Dark">
        <brush brushstyle="SolidPattern">
         <color alpha="255">
          <red>116</red>
          <green>120</green>
          <blue>127</blue>
         </color>
        </brush>
       </colorrole>
       <colorrole role="Mid">
        <brush brushstyle="SolidPattern">
         <color alpha="255">
          <red>155</red>
          <green>161</green>
          <blue>170</blue>
         </color>
        </brush>
       </colorrole>
       <colorrole role="Text">
        <brush brushstyle="SolidPattern">
         <color alpha="255">
          <red>116</red>
          <green>120</green>
          <blue>127</blue>
         </color>
        </brush>
       </colorrole>
       <colorrole role="BrightText">
        <brush brushstyle="SolidPattern">
         <color alpha="255">
          <red>255</red>
          <green>255</green>
          <blue>255</blue>
         </color>
        </brush>
       </colorrole>
       <colorrole role="ButtonText">
        <brush brushstyle="SolidPattern">
         <color alpha="255">
          <red>116</red>
          <green>120</green>
          <blue>127</blue>
         </color>
        </brush>
       </colorrole>
       <colorrole role="Base">
        <brush brushstyle="SolidPattern">
         <color alpha="255">
          <red>255</red>
          <green>207</green>
          <blue>175</blue>
         </color>
        </brush>
       </colorrole>
       <colorrole role="Window">
        <brush brushstyle="SolidPattern">
         <color alpha="255">
          <red>255</red>
          <green>207</green>
          <blue>175</blue>
         </color>
        </brush>
       </colorrole>
       <colorrole role="Shadow">
        <brush brushstyle="SolidPattern">
         <color alpha="255">
          <red>0</red>
          <green>0</green>
          <blue>0</blue>
         </color>
        </brush>
       </colorrole>
       <colorrole role="AlternateBase">
        <brush brushstyle="SolidPattern">
         <color alpha="255">
          <red>233</red>
          <green>241</green>
          <blue>255</blue>
         </color>
        </brush>
       </colorrole>
       <colorrole role="ToolTipBase">
        <brush brushstyle="SolidPattern">
         <color alpha="255">
          <red>255</red>
          <green>255</green>
          <blue>220</blue>
         </color>
        </brush>
       </colorrole>
       <colorrole role="ToolTipText">
        <brush brushstyle="SolidPattern">
         <color alpha="255">
          <red>0</red>
          <green>0</green>
          <blue>0</blue>
         </color>
        </brush>
       </colorrole>
      </disabled>
     </palette>
    </property>
    <property name="autoFillBackground">
     <bool>false</bool>
    </property>
    <property name="styleSheet">
     <string notr="true">background-color: rgb(255, 207, 175);</string>
    </property>
    <property name="text">
     <string>Login</string>
    </property>
   </widget>
   <widget class="QLabel" name="label">
    <property name="geometry">
     <rect>
      <x>150</x>
      <y>20</y>
      <width>171</width>
      <height>16</height>
     </rect>
    </property>
    <property name="text">
     <string>Movie Application</string>
    </property>
   </widget>
  </widget>
  <widget class="QMenuBar" name="menuBar">
   <property name="geometry">
    <rect>
     <x>0</x>
     <y>0</y>
     <width>400</width>
     <height>26</height>
    </rect>
   </property>
   <widget class="QMenu" name="menuMovie_App">
    <property name="title">
     <string>Movie App</string>
    </property>
   </widget>
   <addaction name="menuMovie_App"/>
  </widget>
  <widget class="QToolBar" name="mainToolBar">
   <attribute name="toolBarArea">
    <enum>TopToolBarArea</enum>
   </attribute>
   <attribute name="toolBarBreak">
    <bool>false</bool>
   </attribute>
  </widget>
  <widget class="QStatusBar" name="statusBar"/>
 </widget>
 <layoutdefault spacing="6" margin="11"/>
 <resources/>
 <connections/>
</ui>
